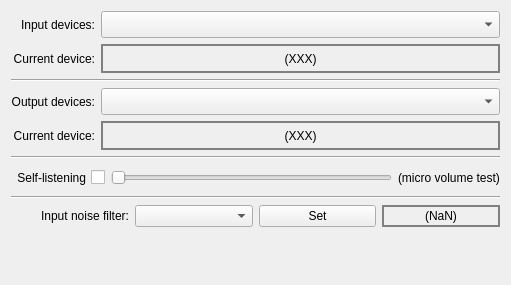
<?xml version="1.0" encoding="UTF-8"?>
<ui version="4.0">
 <class>AudioTab</class>
 <widget class="QWidget" name="AudioTab">
  <property name="geometry">
   <rect>
    <x>0</x>
    <y>0</y>
    <width>511</width>
    <height>285</height>
   </rect>
  </property>
  <property name="windowTitle">
   <string>Form</string>
  </property>
  <layout class="QVBoxLayout" name="verticalLayout">
   <item>
    <layout class="QGridLayout" name="gridLayout" columnstretch="0,1">
     <item row="0" column="0">
      <widget class="QLabel" name="label_11">
       <property name="minimumSize">
        <size>
         <width>0</width>
         <height>25</height>
        </size>
       </property>
       <property name="text">
        <string>Input devices:</string>
       </property>
       <property name="alignment">
        <set>Qt::AlignRight|Qt::AlignTrailing|Qt::AlignVCenter</set>
       </property>
      </widget>
     </item>
     <item row="0" column="1">
      <widget class="QComboBox" name="cB_audioInputs">
       <property name="minimumSize">
        <size>
         <width>0</width>
         <height>27</height>
        </size>
       </property>
       <property name="styleSheet">
        <string notr="true"/>
       </property>
       <property name="editable">
        <bool>false</bool>
       </property>
      </widget>
     </item>
     <item row="1" column="0">
      <widget class="QLabel" name="label_17">
       <property name="minimumSize">
        <size>
         <width>0</width>
         <height>25</height>
        </size>
       </property>
       <property name="text">
        <string>Current device:</string>
       </property>
       <property name="alignment">
        <set>Qt::AlignRight|Qt::AlignTrailing|Qt::AlignVCenter</set>
       </property>
      </widget>
     </item>
     <item row="1" column="1">
      <widget class="QLabel" name="l_currentInput">
       <property name="minimumSize">
        <size>
         <width>0</width>
         <height>29</height>
        </size>
       </property>
       <property name="styleSheet">
        <string notr="true">QLabel
{	
	border-style: solid;
	border-color: gray;
	border-width: 2px;
}</string>
       </property>
       <property name="text">
        <string>(XXX)</string>
       </property>
       <property name="alignment">
        <set>Qt::AlignCenter</set>
       </property>
      </widget>
     </item>
     <item row="2" column="0" colspan="2">
      <widget class="Line" name="line">
       <property name="orientation">
        <enum>Qt::Horizontal</enum>
       </property>
      </widget>
     </item>
     <item row="3" column="0">
      <widget class="QLabel" name="label_12">
       <property name="minimumSize">
        <size>
         <width>0</width>
         <height>25</height>
        </size>
       </property>
       <property name="text">
        <string>Output devices:</string>
       </property>
       <property name="alignment">
        <set>Qt::AlignRight|Qt::AlignTrailing|Qt::AlignVCenter</set>
       </property>
      </widget>
     </item>
     <item row="3" column="1">
      <widget class="QComboBox" name="cB_audioOutputs">
       <property name="minimumSize">
        <size>
         <width>0</width>
         <height>27</height>
        </size>
       </property>
      </widget>
     </item>
     <item row="4" column="0">
      <widget class="QLabel" name="label_23">
       <property name="minimumSize">
        <size>
         <width>0</width>
         <height>25</height>
        </size>
       </property>
       <property name="text">
        <string>Current device:</string>
       </property>
       <property name="alignment">
        <set>Qt::AlignRight|Qt::AlignTrailing|Qt::AlignVCenter</set>
       </property>
      </widget>
     </item>
     <item row="4" column="1">
      <widget class="QLabel" name="l_currentOutput">
       <property name="minimumSize">
        <size>
         <width>0</width>
         <height>29</height>
        </size>
       </property>
       <property name="styleSheet">
        <string notr="true">QLabel
{	
	border-style: solid;
	border-color: gray;
	border-width: 2px;
}</string>
       </property>
       <property name="text">
        <string>(XXX)</string>
       </property>
       <property name="alignment">
        <set>Qt::AlignCenter</set>
       </property>
      </widget>
     </item>
    </layout>
   </item>
   <item>
    <widget class="Line" name="line_3">
     <property name="orientation">
      <enum>Qt::Horizontal</enum>
     </property>
    </widget>
   </item>
   <item>
    <layout class="QHBoxLayout" name="horizontalLayout" stretch="0,1,0">
     <item>
      <widget class="QCheckBox" name="cB_selfListening">
       <property name="minimumSize">
        <size>
         <width>0</width>
         <height>25</height>
        </size>
       </property>
       <property name="layoutDirection">
        <enum>Qt::RightToLeft</enum>
       </property>
       <property name="text">
        <string>Self-listening</string>
       </property>
      </widget>
     </item>
     <item>
      <widget class="QSlider" name="hS_microTest">
       <property name="enabled">
        <bool>false</bool>
       </property>
       <property name="minimumSize">
        <size>
         <width>0</width>
         <height>25</height>
        </size>
       </property>
       <property name="palette">
        <palette>
         <active>
          <colorrole role="WindowText">
           <brush brushstyle="SolidPattern">
            <color alpha="255">
             <red>0</red>
             <green>0</green>
             <blue>0</blue>
            </color>
           </brush>
          </colorrole>
          <colorrole role="Dark">
           <brush brushstyle="SolidPattern">
            <color alpha="255">
             <red>159</red>
             <green>159</green>
             <blue>159</blue>
            </color>
           </brush>
          </colorrole>
          <colorrole role="Text">
           <brush brushstyle="SolidPattern">
            <color alpha="255">
             <red>0</red>
             <green>0</green>
             <blue>0</blue>
            </color>
           </brush>
          </colorrole>
          <colorrole role="ButtonText">
           <brush brushstyle="SolidPattern">
            <color alpha="255">
             <red>0</red>
             <green>0</green>
             <blue>0</blue>
            </color>
           </brush>
          </colorrole>
          <colorrole role="Shadow">
           <brush brushstyle="SolidPattern">
            <color alpha="255">
             <red>118</red>
             <green>118</green>
             <blue>118</blue>
            </color>
           </brush>
          </colorrole>
          <colorrole role="Highlight">
           <brush brushstyle="SolidPattern">
            <color alpha="255">
             <red>48</red>
             <green>140</green>
             <blue>198</blue>
            </color>
           </brush>
          </colorrole>
          <colorrole role="PlaceholderText">
           <brush brushstyle="SolidPattern">
            <color alpha="128">
             <red>0</red>
             <green>0</green>
             <blue>0</blue>
            </color>
           </brush>
          </colorrole>
         </active>
         <inactive>
          <colorrole role="WindowText">
           <brush brushstyle="SolidPattern">
            <color alpha="255">
             <red>0</red>
             <green>0</green>
             <blue>0</blue>
            </color>
           </brush>
          </colorrole>
          <colorrole role="Dark">
           <brush brushstyle="SolidPattern">
            <color alpha="255">
             <red>159</red>
             <green>159</green>
             <blue>159</blue>
            </color>
           </brush>
          </colorrole>
          <colorrole role="Text">
           <brush brushstyle="SolidPattern">
            <color alpha="255">
             <red>0</red>
             <green>0</green>
             <blue>0</blue>
            </color>
           </brush>
          </colorrole>
          <colorrole role="ButtonText">
           <brush brushstyle="SolidPattern">
            <color alpha="255">
             <red>0</red>
             <green>0</green>
             <blue>0</blue>
            </color>
           </brush>
          </colorrole>
          <colorrole role="Shadow">
           <brush brushstyle="SolidPattern">
            <color alpha="255">
             <red>118</red>
             <green>118</green>
             <blue>118</blue>
            </color>
           </brush>
          </colorrole>
          <colorrole role="Highlight">
           <brush brushstyle="SolidPattern">
            <color alpha="255">
             <red>48</red>
             <green>140</green>
             <blue>198</blue>
            </color>
           </brush>
          </colorrole>
          <colorrole role="PlaceholderText">
           <brush brushstyle="SolidPattern">
            <color alpha="128">
             <red>0</red>
             <green>0</green>
             <blue>0</blue>
            </color>
           </brush>
          </colorrole>
         </inactive>
         <disabled>
          <colorrole role="WindowText">
           <brush brushstyle="SolidPattern">
            <color alpha="255">
             <red>0</red>
             <green>0</green>
             <blue>0</blue>
            </color>
           </brush>
          </colorrole>
          <colorrole role="Dark">
           <brush brushstyle="SolidPattern">
            <color alpha="255">
             <red>159</red>
             <green>159</green>
             <blue>159</blue>
            </color>
           </brush>
          </colorrole>
          <colorrole role="Text">
           <brush brushstyle="SolidPattern">
            <color alpha="255">
             <red>0</red>
             <green>0</green>
             <blue>0</blue>
            </color>
           </brush>
          </colorrole>
          <colorrole role="ButtonText">
           <brush brushstyle="SolidPattern">
            <color alpha="255">
             <red>0</red>
             <green>0</green>
             <blue>0</blue>
            </color>
           </brush>
          </colorrole>
          <colorrole role="Shadow">
           <brush brushstyle="SolidPattern">
            <color alpha="255">
             <red>118</red>
             <green>118</green>
             <blue>118</blue>
            </color>
           </brush>
          </colorrole>
          <colorrole role="Highlight">
           <brush brushstyle="SolidPattern">
            <color alpha="255">
             <red>48</red>
             <green>140</green>
             <blue>198</blue>
            </color>
           </brush>
          </colorrole>
          <colorrole role="PlaceholderText">
           <brush brushstyle="SolidPattern">
            <color alpha="128">
             <red>0</red>
             <green>0</green>
             <blue>0</blue>
            </color>
           </brush>
          </colorrole>
         </disabled>
        </palette>
       </property>
       <property name="minimum">
        <number>1</number>
       </property>
       <property name="maximum">
        <number>100</number>
       </property>
       <property name="orientation">
        <enum>Qt::Horizontal</enum>
       </property>
      </widget>
     </item>
     <item>
      <widget class="QLabel" name="label">
       <property name="text">
        <string>(micro volume test)</string>
       </property>
      </widget>
     </item>
    </layout>
   </item>
   <item>
    <widget class="Line" name="line_2">
     <property name="orientation">
      <enum>Qt::Horizontal</enum>
     </property>
    </widget>
   </item>
   <item>
    <layout class="QGridLayout" name="gridLayout_2" columnstretch="0,0,0,0">
     <item row="0" column="2">
      <widget class="QPushButton" name="pB_setNoiseFilter">
       <property name="text">
        <string>Set</string>
       </property>
      </widget>
     </item>
     <item row="0" column="3">
      <widget class="QLabel" name="l_currentVadMode">
       <property name="sizePolicy">
        <sizepolicy hsizetype="Minimum" vsizetype="Preferred">
         <horstretch>0</horstretch>
         <verstretch>0</verstretch>
        </sizepolicy>
       </property>
       <property name="styleSheet">
        <string notr="true">QLabel
{	
	border-style: solid;
	border-color: gray;
	border-width: 2px;
}</string>
       </property>
       <property name="text">
        <string>(NaN)</string>
       </property>
       <property name="alignment">
        <set>Qt::AlignCenter</set>
       </property>
      </widget>
     </item>
     <item row="0" column="1">
      <widget class="QComboBox" name="cB_noiseFilter"/>
     </item>
     <item row="0" column="0">
      <widget class="QLabel" name="label_15">
       <property name="sizePolicy">
        <sizepolicy hsizetype="Minimum" vsizetype="Minimum">
         <horstretch>0</horstretch>
         <verstretch>0</verstretch>
        </sizepolicy>
       </property>
       <property name="text">
        <string>Input noise filter:</string>
       </property>
       <property name="textFormat">
        <enum>Qt::AutoText</enum>
       </property>
       <property name="alignment">
        <set>Qt::AlignRight|Qt::AlignTrailing|Qt::AlignVCenter</set>
       </property>
      </widget>
     </item>
    </layout>
   </item>
   <item>
    <spacer name="verticalSpacer">
     <property name="orientation">
      <enum>Qt::Vertical</enum>
     </property>
     <property name="sizeHint" stdset="0">
      <size>
       <width>20</width>
       <height>40</height>
      </size>
     </property>
    </spacer>
   </item>
  </layout>
 </widget>
 <resources/>
 <connections/>
</ui>
